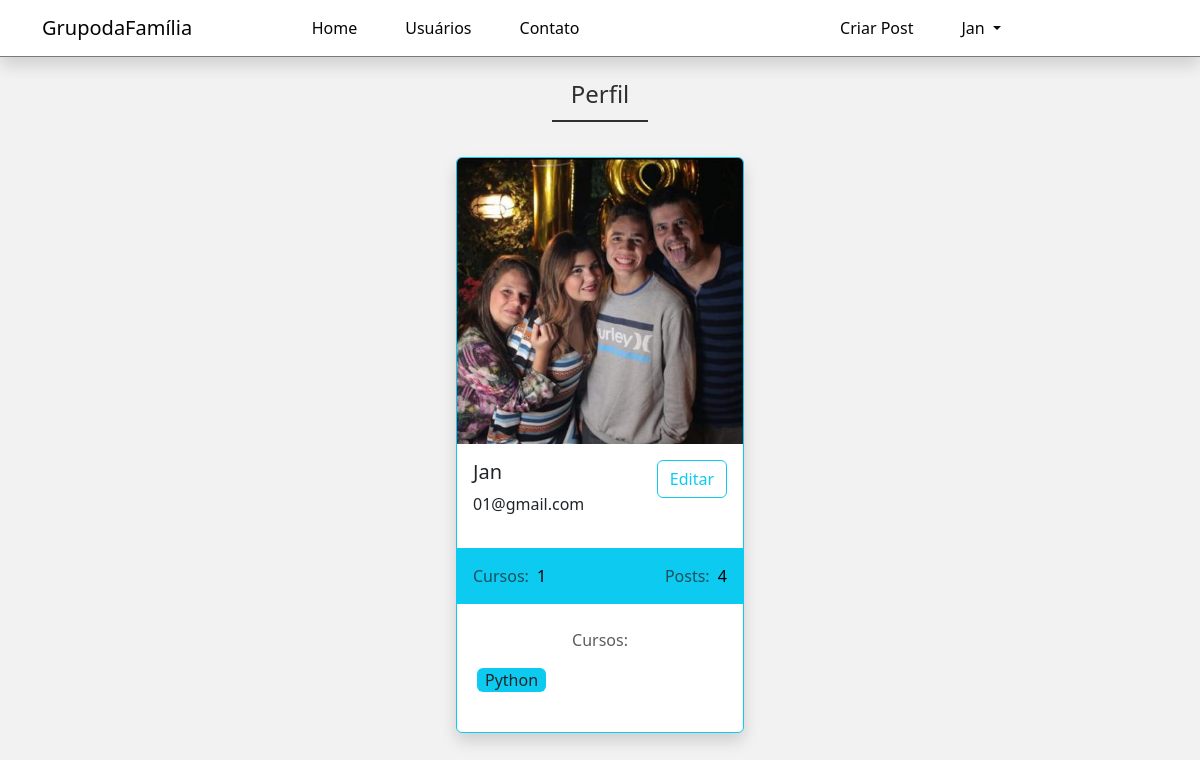
The page /perfil (signed in) on the database its author committed.
### dafamilia/models.py (models this page shows)
class Usuario(database.Model, UserMixin):
    id = database.Column(database.Integer, primary_key=True)
    username = database.Column(database.String, nullable=False)
    email = database.Column(database.String, nullable=False, unique=True)
    senha = database.Column(database.String, nullable=False)
    foto_perfil = database.Column(database.String, default='default.jpg')
    posts = database.relationship('Post', backref='autor', lazy=True)
    cursos = database.Column(database.String, nullable=False, default='Não Informado')
    def contar_posts(self):
        return len(self.posts)

### dafamilia/routes.py (the view)
@app.route('/perfil')
@login_required
def perfil():
    foto_perfil = url_for(
        'static', filename=f'fotos_perfil/{current_user.foto_perfil}')
    return render_template('perfil.html', foto_perfil=foto_perfil)

### dafamilia/models.py (called while the page is built)
@login_manager.user_loader
def load_usuario(id_usuario):
    return Usuario.query.get(int(id_usuario))

### dafamilia/templates/perfil.html (shortened to what this page needs)
{% extends 'base.html' %}
{% block body %}
<h1 class="page-h1">Perfil</h1>
<div class="container">
  <div class="card border border-info shadow my-5 mx-auto" style="width: 18rem;">
    <img src="{{ foto_perfil }}" class="card-img-top" alt="Foto do Usuário">
    <div class="card-body">
      <div class="row b-0">
          <div class="col-6">
              <h5 class="card-title">{{current_user.username}}</h5>
              <address class="text-start">{{current_user.email}}</address>
          </div>
          <div class="col-6 text-end">
              <a  href="{{ url_for('editar_perfil') + '#scrollspyeditar_perfil' }}" ><button type="button"class="btn btn-outline-info card-link" >Editar</button></a>
          </div>
      </div>
    </div>
    <div class="card-stats bg-info p-3">
      <div class="row g-0">
        <div class="col-6 text-start">
            <span class="text-muted ">Cursos:</span>
            {% if 'Não Informado' in current_user.cursos or current_user.cursos == '' %}
              <span class="text-black ms-1">0</span>
            {% else %}
              <span class="text-black ms-1">{{ current_user.cursos.count(';') + 1 }}</span>
            {% endif %}
        </div>
        <div class="col-6 text-end">
            <span class="text-muted ">Posts:</span>
            <span class="text-black ms-1 ">{{ current_user.contar_posts() }}</span>
        </div>
      </div>
    </div>
    <div class="card-body card-courses text-center mt-2">
      <span class="text-muted">Cursos:</span>
      <div class="cursos" >
        {% for curso in current_user.cursos.split(';') %}
          <span class="bg-info mt-3 px-2 mx-1 text-gray text-light-dark rounded">{{ curso }}</span>
        {% endfor %}
      </div>
  <br id="scrollspyeditar_perfil">
  </div>
{% endblock %}

### dafamilia/templates/navbar.html (shortened to what this page needs)
   <nav class="navbar navbar-expand-lg fixed-top bg-primary-color shadow" id="navbar">
        <div class="container">
			<a class="navbar-brand primary-color" href="{{ url_for('home') }}">GrupodaFamília</a>
            <div class="collapse navbar-collapse" id="navbar-items">
                <ul class="navbar-nav me-auto mb-2 mb-lg-0">
                    <li class="nav-item">
						<a class="nav-link primary-color" href="{{ url_for('home') }}">Home</a>
					</li>
                    <li class="nav-item">
						<a class="nav-link primary-color" href="{{ url_for('usuarios') }}">Usuários</a>
					</li>
                    <li class="nav-item">
						<a class="nav-link primary-color" href="{{ url_for('contato') }}">Contato</a>
					</li>
				</ul>
				<ul class="navbar-nav d-flex">
					{% if current_user.is_authenticated %}
						<li class="nav-item">
							<a class="nav-link primary-color login" href="{{ url_for('criar_post') }}">Criar Post</a>
						</li>
						<li class="nav-item dropdown">
							<a class="nav-link  primary-color dropdown-toggle" href="#" id="navbarDropdownMenuLink" role="button" data-bs-toggle="dropdown" aria-expanded="false">
								{{ current_user.username}}
							</a>
						</li>
					{% endif %}
				</ul>
            </div>
        </div>
    </nav>

### dafamilia/static/main.css (style rules this page uses)
html, .root { font-family: 'Roboto', sans-serif; font-size: 16px; line-height: 21px; }
body { background-color: #f2f2f2; }
.bg-primary-color { background-color: #fff; }
.primary-color { color: #050505; }
.page-h1 { display: flex; justify-content: center; margin: 5rem 0 2rem; color: #2f2f2f; font-size: 1.5rem; font-weight: 500; position:relative; }
.page-h1::after { width: 6rem; border-bottom: 2px solid #2f2f2f; content: ''; position: absolute; top: 2.5rem; }
#navbar { border-bottom: 1px solid #7a7a7a; box-shadow: 2px 2px 2px 1px rgba(0, 0, 0, 0.1); font-weight: 500; font-size: 1rem; margin-bottom: 3rem; min-width: 1vh; }
.navbar-brand { display: flex; }
#navbar-items .navbar-nav { display: flex; justify-content: center; width: 100%; }
#navbar-items .nav-item { margin: 0 1em; }
.cursos { width: 120px; display: flex; flex-direction: row; flex-wrap: wrap; }

### rows shown on the page
Usuario: username "Jan", email "01@gmail.com", cursos "1", cursos "Python"

### other values the page prints
{{ current_user.contar_posts() }} "4"
